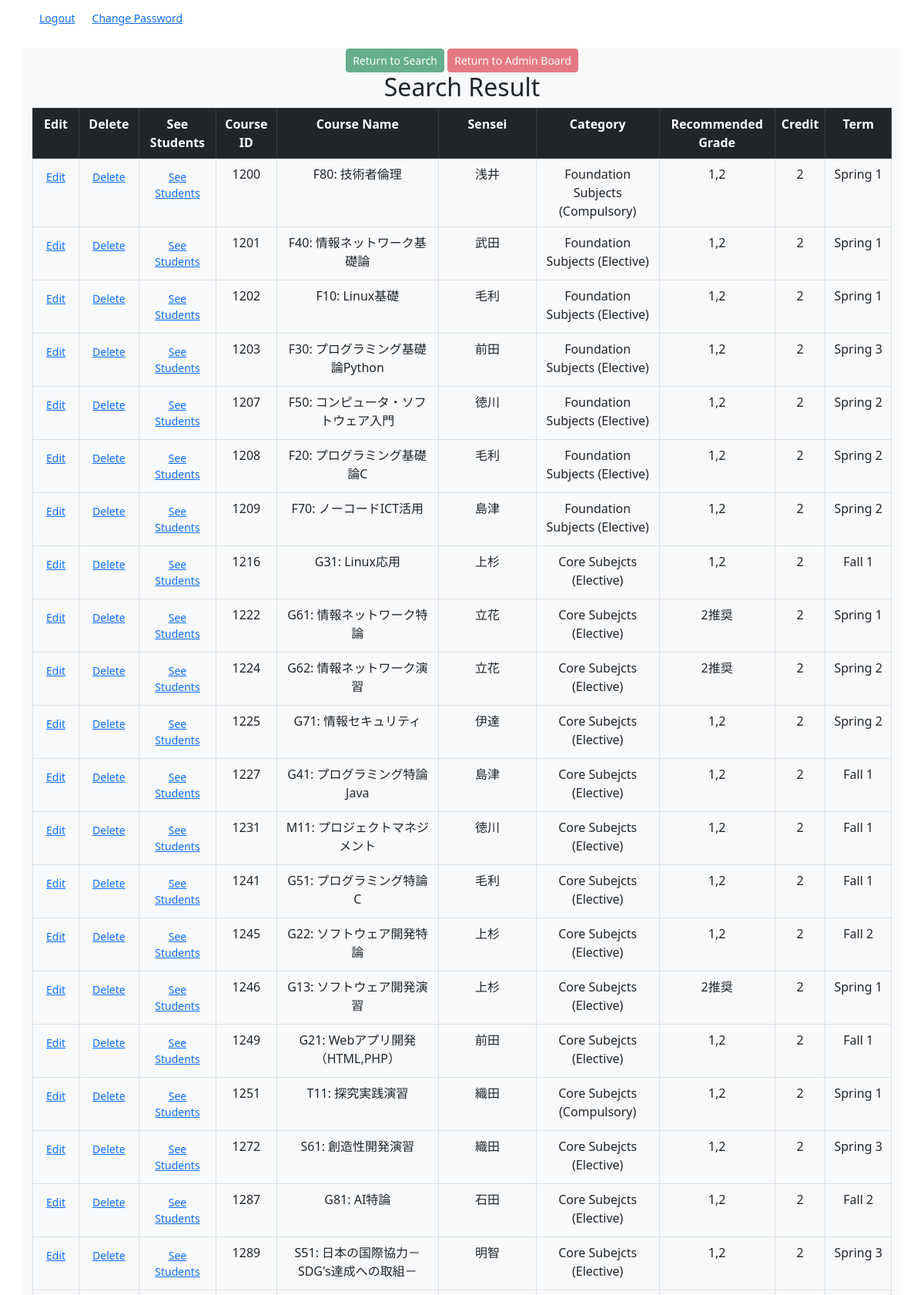
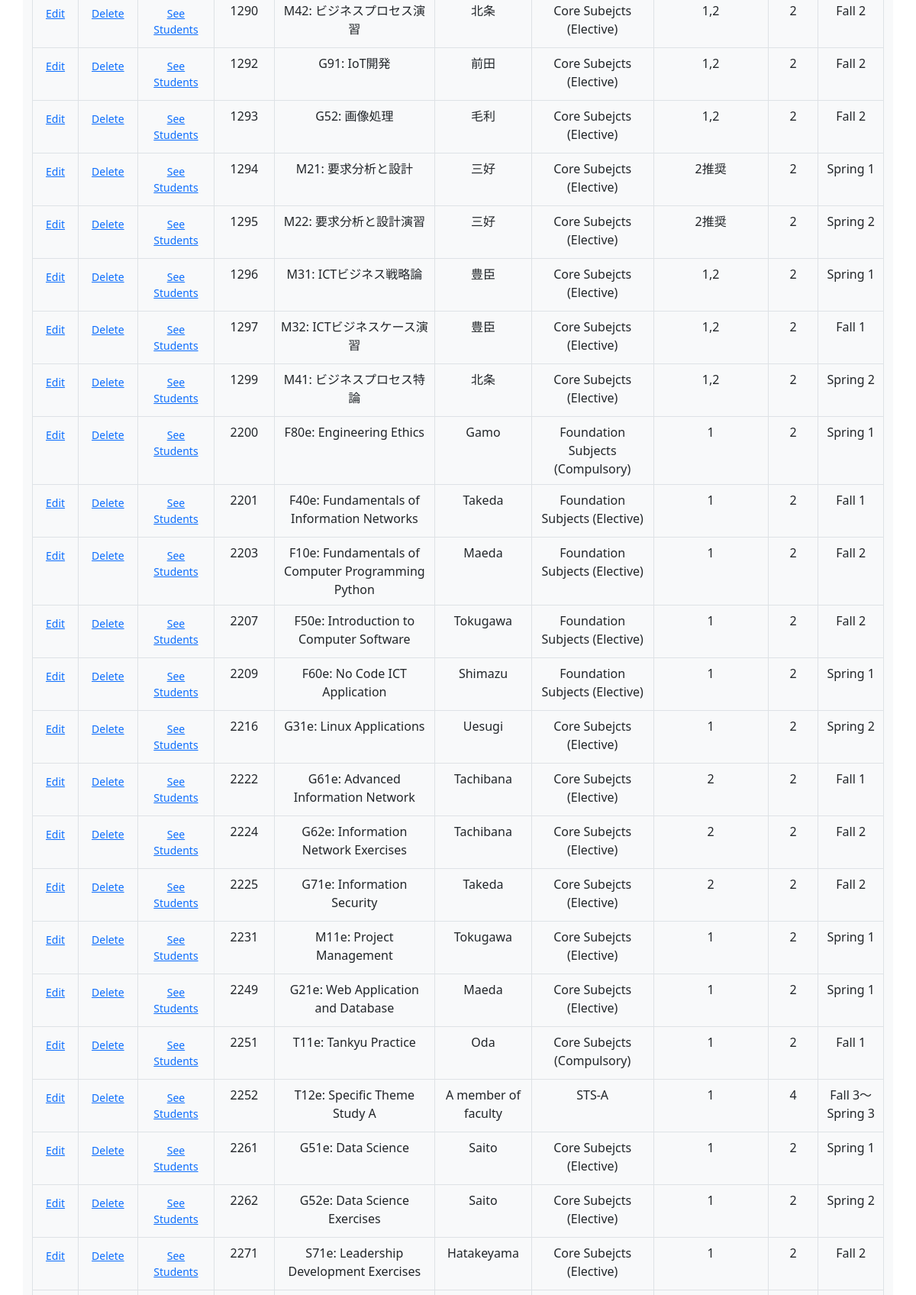
The page /admin/result_course.php (upper part) on the database its author committed (2 pictures, top to bottom).
### tables this page shows
CREATE TABLE `t_course_list` (
  `c_id` varchar(4) NOT NULL,
  `c_name` varchar(100) NOT NULL,
  `sensei` varchar(25) NOT NULL,
  `category` varchar(35) DEFAULT NULL,
  `r_grade` varchar(3) DEFAULT NULL,
  `credit` int(1) NOT NULL,
  `term` varchar(18) NOT NULL
);

### admin/result_course.php (the view, shortened to what this page needs)
<?php
    $lan = $_POST["lan"];
    $cat = $_POST["cat"];
    $rg = $_POST["rg"];
    $cre = $_POST["cre"];
    $c_name = $_POST["c_name"];
?>
<!DOCTYPE html>
<html lang="en">
    <head>
        <link href="https://cdn.jsdelivr.net/npm/bootstrap@5.2.3/dist/css/bootstrap.min.css" rel="stylesheet"
>
    </head>
    <body>
        <?php include '../dashboard.php';?>
        <div class="container bg-light container-sm d-grid gap-1 my-4 text-center">
            <div>
                <input class="btn btn-success btn-sm" type="button" id="search" disabled=true onclick="location.href='courses.php';" value="Return to Search">
                <input class="btn btn-danger btn-sm" type="button" id="return" disabled=true onclick="location.href='adminboard.php';" value="Return to Admin Board">
                <h2>Search Result</h2>
                <table class="table table-bordered table-hover">
                    <tr class="table-dark">
                        <th>Edit</th>
                        <th>Delete</th>
                        <th>See Students</th>
                        <th>Course ID</th>
                        <th>Course Name</th>
                        <th>Sensei</th>
                        <th>Category</th>
                        <th>Recommended Grade</th>
                        <th>Credit</th>
                        <th>Term</th>
                    </tr>
                    <?php
                        try{
                            $course_list = "SELECT * FROM t_course_list WHERE instr(substr(t_course_list.c_id,1,1),'$lan') AND instr(category,'$cat') AND instr(r_grade,'$rg') AND instr(credit,'$cre') AND instr(c_name,'$c_name')";
                            $pdostatement = $pdo -> query($course_list);
                                foreach ($pdostatement as $row){
                                    echo "<tr>";
                                    echo "<td><form action='preedit_course.php' method='post'><button class='btn btn-link btn-sm' type='text' name='e_c_id' value='".$row[0]."'>Edit</button></form></td>";
                                    echo "<td><form action='delete_course.php' method='post'><button class='btn btn-link btn-sm' type='text' name='d_c_id' value='".$row[0]."'>Delete</button></form></td>";
                                    echo "<td><form action='see_students.php' method='post'><button class='btn btn-link btn-sm' type='text' name='s_c_id' value='".$row[0]."'>See Students</button></form></td>";
                                    echo "<td>".$row[0]."</td>";
                                    echo "<td>".$row[1]."</td>";
                                    echo "<td>".$row[2]."</td>";
                                    echo "<td>".$row[3]."</td>";
                                    echo "<td>".$row[4]."</td>";
                                    echo "<td>".$row[5]."</td>";
                                    echo "<td>".$row[6]."</td>";
                                    echo "</tr>";
                                }
                            }catch (PDOException $e){
                            echo "Error message:".$e -> getMessage();
                        }
                    ?>
                </table>
            </div>
        </div>
    </body>
</html>

### rows shown on the page
t_course_list: c_id "1200", c_name "F80: 技術者倫理", sensei "浅井", category "Foundation Subjects (Compulsory)", r_grade "1,2", credit "2", term "Spring 1"
t_course_list: c_id "1201", c_name "F40: 情報ネットワーク基礎論", sensei "武田", category "Foundation Subjects (Elective)", r_grade "1,2", credit "2", term "Spring 1"
t_course_list: c_id "1202", c_name "F10: Linux基礎", sensei "毛利", category "Foundation Subjects (Elective)", r_grade "1,2", credit "2", term "Spring 1"
t_course_list: c_id "1203", c_name "F30: プログラミング基礎論Python", sensei "前田", category "Foundation Subjects (Elective)", r_grade "1,2", credit "2", term "Spring 3"
t_course_list: c_id "1207", c_name "F50: コンピュータ・ソフトウェア入門", sensei "徳川", category "Foundation Subjects (Elective)", r_grade "1,2", credit "2", term "Spring 2"
t_course_list: c_id "1208", c_name "F20: プログラミング基礎論C", sensei "毛利", category "Foundation Subjects (Elective)", r_grade "1,2", credit "2", term "Spring 2"
t_course_list: c_id "1209", c_name "F70: ノーコードICT活用", sensei "島津", category "Foundation Subjects (Elective)", r_grade "1,2", credit "2", term "Spring 2"
t_course_list: c_id "1216", c_name "G31: Linux応用", sensei "上杉", category "Core Subejcts (Elective)", r_grade "1,2", credit "2", term "Fall 1"
t_course_list: c_id "1222", c_name "G61: 情報ネットワーク特論", sensei "立花", category "Core Subejcts (Elective)", r_grade "2推奨", credit "2", term "Spring 1"
t_course_list: c_id "1224", c_name "G62: 情報ネットワーク演習", sensei "立花", category "Core Subejcts (Elective)", r_grade "2推奨", credit "2", term "Spring 2"
t_course_list: c_id "1225", c_name "G71: 情報セキュリティ", sensei "伊達", category "Core Subejcts (Elective)", r_grade "1,2", credit "2", term "Spring 2"
t_course_list: c_id "1227", c_name "G41: プログラミング特論Java", sensei "島津", category "Core Subejcts (Elective)", r_grade "1,2", credit "2", term "Fall 1"
t_course_list: c_id "1231", c_name "M11: プロジェクトマネジメント", sensei "徳川", category "Core Subejcts (Elective)", r_grade "1,2", credit "2", term "Fall 1"
t_course_list: c_id "1241", c_name "G51: プログラミング特論 C", sensei "毛利", category "Core Subejcts (Elective)", r_grade "1,2", credit "2", term "Fall 1"
t_course_list: c_id "1245", c_name "G22: ソフトウェア開発特論", sensei "上杉", category "Core Subejcts (Elective)", r_grade "1,2", credit "2", term "Fall 2"
t_course_list: c_id "1246", c_name "G13: ソフトウェア開発演習", sensei "上杉", category "Core Subejcts (Elective)", r_grade "2推奨", credit "2", term "Spring 1"
t_course_list: c_id "1249", c_name "G21: Webアプリ開発（HTML,PHP）", sensei "前田", category "Core Subejcts (Elective)", r_grade "1,2", credit "2", term "Fall 1"
t_course_list: c_id "1251", c_name "T11: 探究実践演習", sensei "織田", category "Core Subejcts (Compulsory)", r_grade "1,2", credit "2", term "Spring 1"
t_course_list: c_id "1272", c_name "S61: 創造性開発演習", sensei "織田", category "Core Subejcts (Elective)", r_grade "1,2", credit "2", term "Spring 3"
t_course_list: c_id "1287", c_name "G81: AI特論", sensei "石田", category "Core Subejcts (Elective)", r_grade "1,2", credit "2", term "Fall 2"
t_course_list: c_id "1289", c_name "S51: 日本の国際協力－SDG's達成への取組－", sensei "明智", category "Core Subejcts (Elective)", r_grade "1,2", credit "2", term "Spring 3"
t_course_list: c_id "1290", c_name "M42: ビジネスプロセス演習", sensei "北条", category "Core Subejcts (Elective)", r_grade "1,2", credit "2", term "Fall 2"
t_course_list: c_id "1292", c_name "G91: IoT開発", sensei "前田", category "Core Subejcts (Elective)", r_grade "1,2", credit "2", term "Fall 2"
t_course_list: c_id "1293", c_name "G52: 画像処理", sensei "毛利", category "Core Subejcts (Elective)", r_grade "1,2", credit "2", term "Fall 2"
t_course_list: c_id "1294", c_name "M21: 要求分析と設計", sensei "三好", category "Core Subejcts (Elective)", r_grade "2推奨", credit "2", term "Spring 1"
t_course_list: c_id "1295", c_name "M22: 要求分析と設計演習", sensei "三好", category "Core Subejcts (Elective)", r_grade "2推奨", credit "2", term "Spring 2"
t_course_list: c_id "1296", c_name "M31: ICTビジネス戦略論", sensei "豊臣", category "Core Subejcts (Elective)", r_grade "1,2", credit "2", term "Spring 1"
t_course_list: c_id "1297", c_name "M32: ICTビジネスケース演習", sensei "豊臣", category "Core Subejcts (Elective)", r_grade "1,2", credit "2", term "Fall 1"
t_course_list: c_id "1299", c_name "M41: ビジネスプロセス特論", sensei "北条", category "Core Subejcts (Elective)", r_grade "1,2", credit "2", term "Spring 2"
t_course_list: c_id "2200", c_name "F80e: Engineering Ethics", sensei "Gamo", category "Foundation Subjects (Compulsory)", r_grade "1", credit "2", term "Spring 1"
t_course_list: c_id "2201", c_name "F40e: Fundamentals of Information Networks", sensei "Takeda", category "Foundation Subjects (Elective)", r_grade "1", credit "2", term "Fall 1"
t_course_list: c_id "2203", c_name "F10e: Fundamentals of Computer Programming Python", sensei "Maeda", category "Foundation Subjects (Elective)", r_grade "1", credit "2", term "Fall 2"
t_course_list: c_id "2207", c_name "F50e: Introduction to Computer Software", sensei "Tokugawa", category "Foundation Subjects (Elective)", r_grade "1", credit "2", term "Fall 2"
t_course_list: c_id "2209", c_name "F60e: No Code ICT Application", sensei "Shimazu", category "Foundation Subjects (Elective)", r_grade "1", credit "2", term "Spring 1"
t_course_list: c_id "2216", c_name "G31e: Linux Applications", sensei "Uesugi", category "Core Subejcts (Elective)", r_grade "1", credit "2", term "Spring 2"
t_course_list: c_id "2222", c_name "G61e: Advanced Information Network", sensei "Tachibana", category "Core Subejcts (Elective)", r_grade "2", credit "2", term "Fall 1"
t_course_list: c_id "2224", c_name "G62e: Information Network Exercises", sensei "Tachibana", category "Core Subejcts (Elective)", r_grade "2", credit "2", term "Fall 2"
t_course_list: c_id "2225", c_name "G71e: Information Security", sensei "Takeda", category "Core Subejcts (Elective)", r_grade "2", credit "2", term "Fall 2"
t_course_list: c_id "2231", c_name "M11e: Project Management", sensei "Tokugawa", category "Core Subejcts (Elective)", r_grade "1", credit "2", term "Spring 1"
t_course_list: c_id "2249", c_name "G21e: Web Application and Database", sensei "Maeda", category "Core Subejcts (Elective)", r_grade "1", credit "2", term "Spring 1"
t_course_list: c_id "2251", c_name "T11e: Tankyu Practice", sensei "Oda", category "Core Subejcts (Compulsory)", r_grade "1", credit "2", term "Fall 1"
t_course_list: c_id "2252", c_name "T12e: Specific Theme Study A", sensei "A member of faculty", category "STS-A", r_grade "1", credit "4", term "Fall 3～ Spring 3"
t_course_list: c_id "2261", c_name "G51e: Data Science", sensei "Saito", category "Core Subejcts (Elective)", r_grade "1", credit "2", term "Spring 1"
t_course_list: c_id "2262", c_name "G52e: Data Science Exercises", sensei "Saito", category "Core Subejcts (Elective)", r_grade "1", credit "2", term "Spring 2"
t_course_list: c_id "2271", c_name "S71e: Leadership Development Exercises", sensei "Hatakeyama", category "Core Subejcts (Elective)", r_grade "1", credit "2", term "Fall 2"
